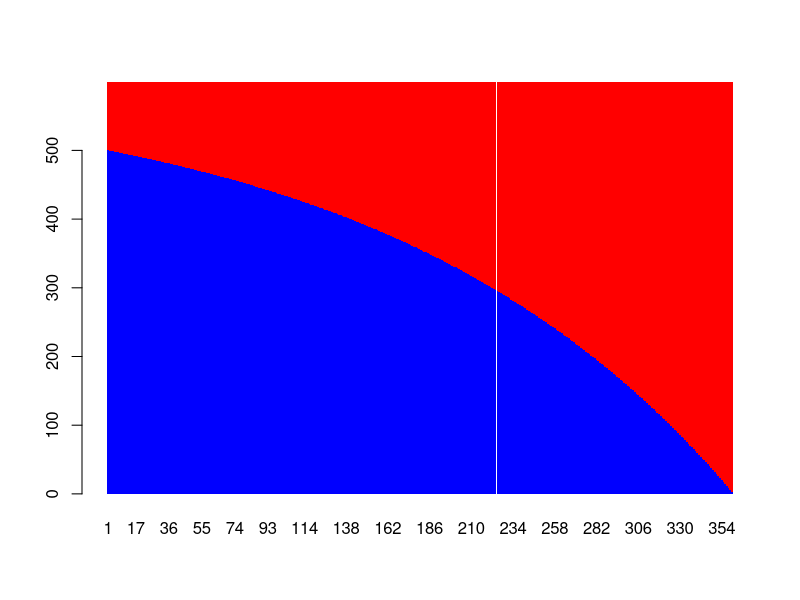
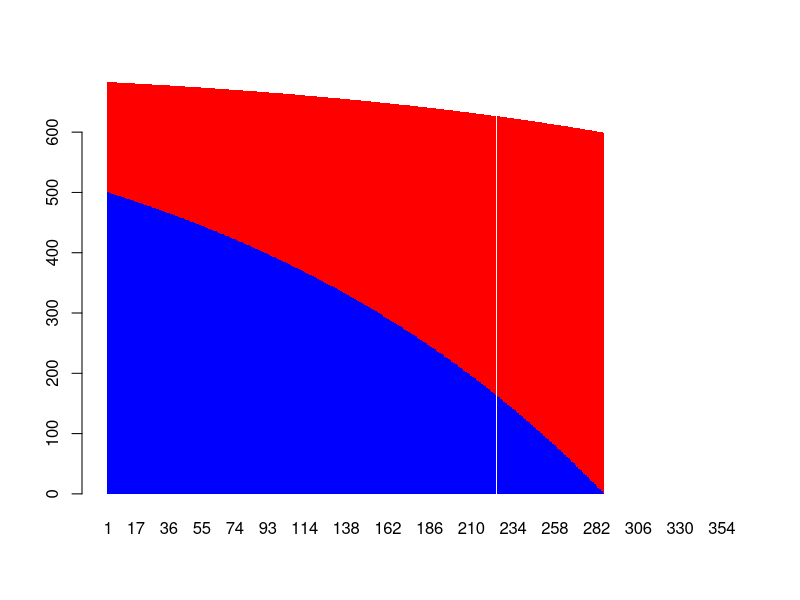
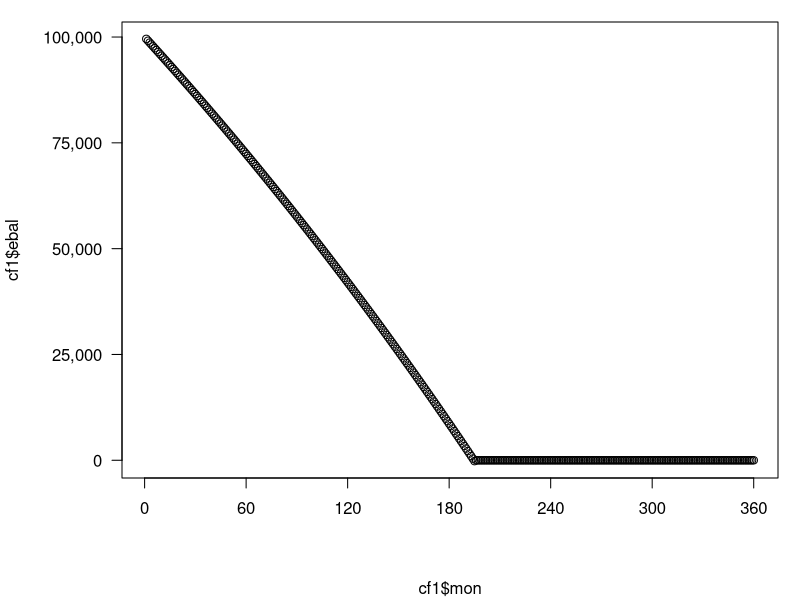
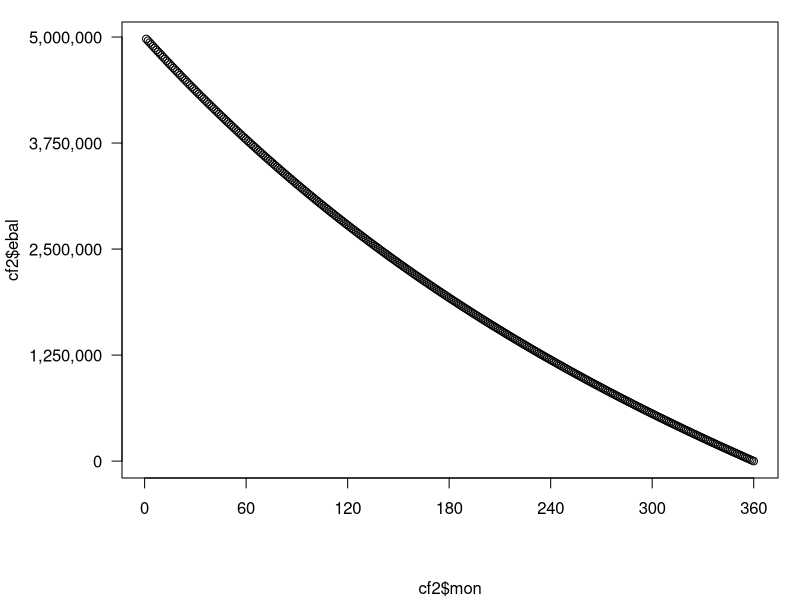
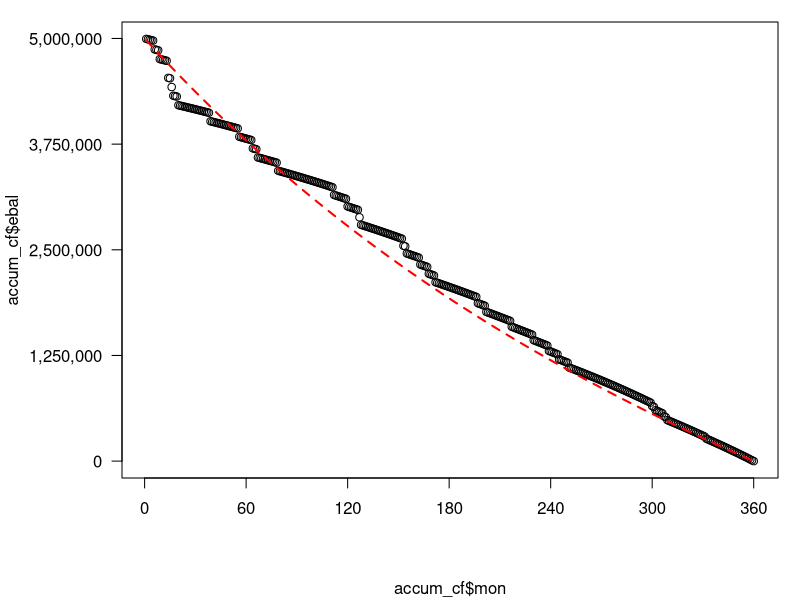

Write the R code that produced these figures, in order.
## ---- chunk 1
library(dplyr)
library(data.table)
knitr::opts_chunk$set(echo = FALSE)
## ---- chunk 2
orig.term<-360
note.rate<-0.06
orig.bal<-100000
scalar.cpr<-0.04 # curtailment
cpr<-replicate(orig.term,scalar.cpr)
# string equivalents
scalar.smm<-1-(1-scalar.cpr)^(1/12)
note.rate.str<-sprintf("%5.2f%%",note.rate*100)
orig.bal.str<-prettyNum(orig.bal,big.mark=",", scientific=FALSE)

scalar.cpr.str<-sprintf("%5.2f%%",scalar.cpr*100)
scalar.smm.str<-sprintf("%5.2f%%",scalar.smm*100)
## ---- chunk 3
loan.count<-50
## ---- chunk 4
level.pay.calc<-function(rem.term,monthly.rate)
{
  monthly.payment<-(monthly.rate*(1+monthly.rate)^rem.term)/((1+monthly.rate)^rem.term-1)
  return(monthly.payment)
}
## ---- chunk 5
# amortize single loan incorporating prepayments
# CPR == 1 signifies paid-in-full
# 0 < CPR < 1 are curtailments
amort.loan.cf<-function(orig.term,note.rate,orig.bal,cpr=c(NA))
{
  monthly.rate<-note.rate/12
  if(is.na(cpr[1])){
    smm<-replicate(orig.term,0)
  } else {
    smm<-1-(1-cpr)^(1/12)
  }
  level.pay<-level.pay.calc(orig.term,monthly.rate)*orig.bal
  cf<-data.table(mon=1:orig.term)
  cf[1,bbal:=orig.bal]
  cf[,int:=0]
  cf[,sched.prin:=0]
  cf[,unsched.prin:=0]
  cf[,prin:=0]
  cf[,eschedbal:=0]
  cf[,ebal:=0]
  mo.bbal<-orig.bal
  mo.unsched.prin<-0
  for(m in 1:orig.term){
    mo.int<-mo.bbal * monthly.rate
    mo.sched.prin<-level.pay - mo.int
    mo.eschedbal<-mo.bbal - mo.sched.prin
    mo.unsched.prin<-mo.eschedbal*smm[m]
    mo.prin<-mo.sched.prin + mo.unsched.prin
    mo.ebal<-mo.bbal - mo.prin
    cf[m,bbal:=round(mo.bbal,2)]
    cf[m,int:=round(mo.int,2)]
    cf[m,sched.prin:=round(mo.sched.prin,2)]
    cf[m,unsched.prin:=round(mo.unsched.prin,2)]
    cf[m,prin:=round(mo.prin,2)]
    cf[m,eschedbal:=round(mo.eschedbal,2)]
    cf[m,ebal:=round(mo.ebal,2)]
    if(mo.ebal<=0.005) break
    mo.bbal<-mo.ebal # for next month
  }
  return (cf)
} # amort.loan.cf
## ---- chunk 6
# Prepayments are continuous
# Pool consisting of many loans of 0.01 each
# CPR represents % of loans that pay in full that month
# 

amort.pool.cf<-function(orig.term,note.rate,orig.bal,cpr=c(NA))
{
  monthly.rate<-note.rate/12
  if(is.na(cpr[1])){
    smm<-replicate(orig.term,0)
  } else {
    smm<-1-(1-cpr)^(1/12)
  }
  cf<-data.table(mon=1:orig.term)
  cf[1,bbal:=orig.bal]
  cf[,int:=0]
  cf[,sched.prin:=0]
  cf[,unsched.prin:=0]
  cf[,prin:=0]
  cf[,eschedbal:=0]
  cf[,ebal:=0]
  mo.bbal<-orig.bal
  mo.unsched.prin<-0
  for(m in 1:orig.term){
    level.pay<-level.pay.calc(orig.term+1-m,monthly.rate)*mo.bbal
    mo.int<-mo.bbal * monthly.rate
    mo.sched.prin<-level.pay - mo.int
    mo.eschedbal<-mo.bbal - mo.sched.prin
    mo.unsched.prin<-mo.eschedbal*smm[m]
    mo.prin<-mo.sched.prin + mo.unsched.prin
    
    mo.ebal<-mo.bbal - mo.prin
    cf[m,bbal:=round(mo.bbal,2)]
    cf[m,int:=round(mo.int,2)]
    cf[m,sched.prin:=round(mo.sched.prin,2)]
    cf[m,unsched.prin:=round(mo.unsched.prin,2)]
    cf[m,prin:=round(mo.prin,2)]
    cf[m,eschedbal:=round(mo.eschedbal,2)]
    cf[m,ebal:=round(mo.ebal,2)]
    if(mo.ebal<=0.005) break
    mo.bbal<-mo.ebal # for next month
  }
  return (cf)
} # amort.pool.cf
## ---- chunk 7
cprsingle<-replicate(orig.term,0)
cfloan<-amort.loan.cf(orig.term,note.rate,orig.bal,cprsingle)
cfm<-as.matrix(cfloan[,c("int","prin")])
rownames(cfm)<-cfloan$mon
cfmt<-t(cfm)
barplot(cfmt,border=NA,col=c("blue","red"),space=c(0,0))

cprsingle<-replicate(orig.term,0.01)
cfloan<-amort.loan.cf(orig.term,note.rate,orig.bal,cprsingle)
cfm<-as.matrix(cfloan[,c("int","prin")])
rownames(cfm)<-cfloan$mon
cfmt<-t(cfm)
barplot(cfmt,border=NA,col=c("blue","red"),space=c(0,0))
## ---- chunk 8

#cpr[120]<-1 # paid in full
cf1<-amort.loan.cf(orig.term,note.rate,orig.bal,cpr)

par(mar = c(6, 6, 1, 1) + 0.1) # more y axis space for rotated values param 2
par(mgp = c(5, 1, 0)) # more space for y axis titles, param 1
plot(cf1$mon,cf1$ebal,xaxt="n",yaxt="n")
axis(1, at = seq(0, orig.term, 12*5))
axis(2, at = seq(0, orig.bal, orig.bal/4),
     prettyNum(seq(0, orig.bal, orig.bal/4),big.mark=",", scientific=FALSE),las=1)
## ---- chunk 9
pool.orig.bal<-orig.bal*loan.count
cf2<-amort.pool.cf(orig.term,note.rate,pool.orig.bal,cpr)

par(mar = c(6, 6, 1, 1) + 0.1) # more y axis space for rotated values param 2
par(mgp = c(5, 1, 0)) # more space for y axis titles, param 1
plot(cf2$mon,cf2$ebal,xaxt="n",yaxt="n")
axis(1, at = seq(0, orig.term, 12*5))
axis(2, at = seq(0, pool.orig.bal, pool.orig.bal/4),
     prettyNum(seq(0, pool.orig.bal, pool.orig.bal/4),big.mark=",", scientific=FALSE),las=1)

## ---- chunk 10
set.seed(666)

cpr<-replicate(orig.term,scalar.cpr)
smm<-1-(1-cpr)^(1/12)

for(loan.no in 1:loan.count){
  pifcpr<-runif(n=orig.term) # random
  pifcpr<-(pifcpr<smm)*1
  #cpr[120]<-1 # paid in full
  cf1<-amort.loan.cf(orig.term,note.rate,orig.bal,pifcpr)
  if(loan.no==1){
    accum_cf<-cf1
  } else {
    accum_cf<-accum_cf+cf1
  }
}
accum_cf$mon<-accum_cf$mon/loan.count
## ---- chunk 11

par(mar = c(6, 6, 1, 1) + 0.1) # more y axis space for rotated values param 2
par(mgp = c(5, 1, 0)) # more space for y axis titles, param 1
plot(accum_cf$mon,accum_cf$ebal,xaxt="n",yaxt="n")
axis(1, at = seq(0, orig.term, 12*5))
axis(2, at = seq(0, pool.orig.bal, pool.orig.bal/4),
     prettyNum(seq(0, pool.orig.bal, pool.orig.bal/4),big.mark=",", scientific=FALSE),las=1)
lines(cf2$mon,cf2$ebal,type="l",col="red",lwd=2,lty=2)
